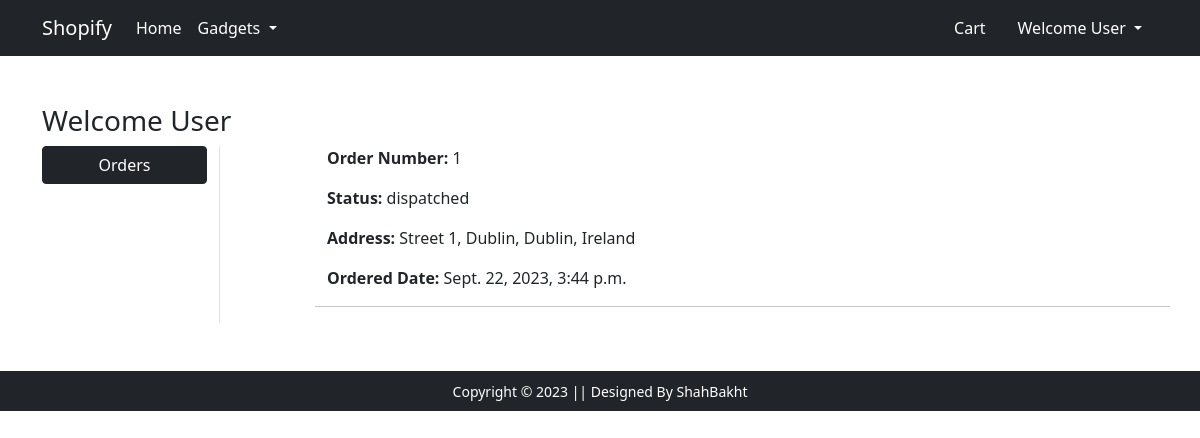
The page /orders (signed in) on the database as committed earlier.
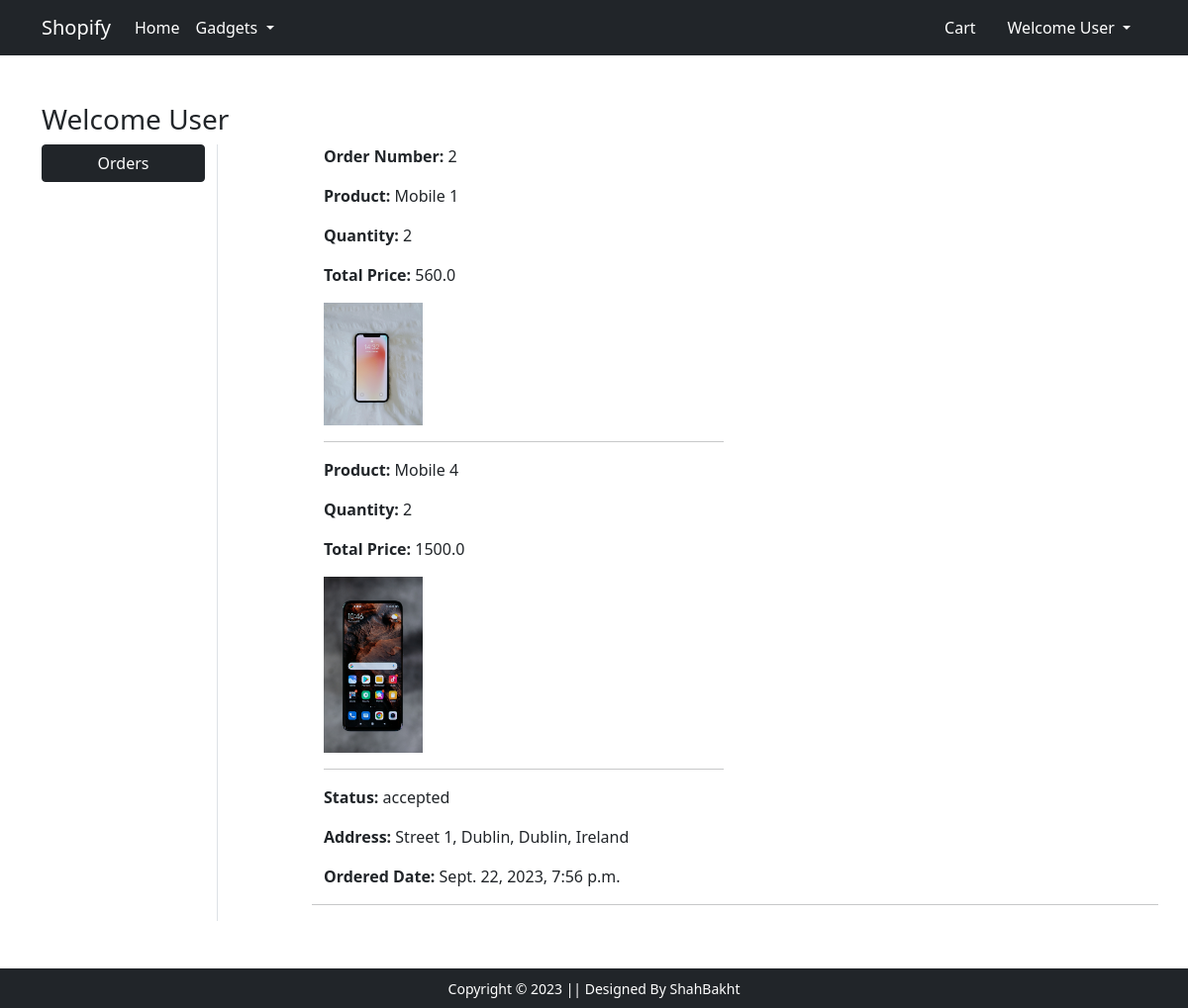
The same page on the database as committed later.
### main/models.py (models this page shows, shortened)
class Order(models.Model):
  user = models.ForeignKey(User, on_delete=models.CASCADE, related_name='orders')
  address = models.ForeignKey(Address, on_delete=models.CASCADE, related_name='orders')
  ordered_date = models.DateTimeField(auto_now_add=True)
  status = models.CharField(max_length=20, choices=STATUS_CHOICES, default='pending')

class Address(models.Model):
  street = models.TextField()
  state = models.CharField(max_length=100)
  city = models.CharField(max_length=100)
  country = models.CharField(max_length=100)
  zip_code = models.CharField(max_length=100)
  phone_number = models.CharField(max_length=20)
  user = models.ForeignKey(User, on_delete=models.CASCADE, related_name='addresses')
  @property
  def formatted_address(self):
    return f"{self.street},  {self.state}, {self.city}, {self.country}"

class Item(models.Model):
  order = models.ForeignKey(Order, on_delete=models.CASCADE, related_name='items')
  product = models.ForeignKey(Product, on_delete=models.CASCADE, related_name='ordered_items')
  quantity = models.IntegerField(default=1)
  @property
  def total_cost(self):
    return self.quantity * self.product.discounted_price

class Product(models.Model):
  title = models.CharField(max_length=100)
  description = models.TextField()
  selling_price = models.FloatField()
  discounted_price = models.FloatField()
  brand = models.CharField(max_length=100)
  category = models.CharField(choices=CATEGORIES, max_length=50)
  product_image = models.ImageField(upload_to='products_images')

### main/views.py (the view)
# urls.py: path('orders', views.orders, name="orders"),
@login_required(login_url='login')
def orders(request):
  orders = request.user.orders.all().order_by('-ordered_date')
  template_name = 'main/orders.html'
  context = {
    'orders': orders
  }
  return render(request, template_name, context)

### main/templates/main/orders.html (shortened to what this page needs)
{% extends 'main/base.html' %}
{% load static %}
{% block main-content %}
<div class="container my-5">
 <div class="row">
 <h3>Welcome {{ request.user.username | capfirst }}</h3>
  <div class="col-sm-2 border-end">
   <ul class="list-unstyled">
    <li class="d-grid"><a href="{% url 'orders' %}" class="btn btn-dark">Orders</a></li>
   </ul>
  </div>
  <div class="col-sm-9 offset-sm-1">
    {% if orders %}
      {% for order in orders %}
        <div class="row">
          <div class="col-sm-6">
            <p><strong>Order Number: </strong> {{order.id}}</p>
            {% for item in order.items.all %}
              <div>
                <p><strong>Product: </strong> {{item.product.title}}</p>
                <p><strong>Quantity: </strong> {{item.quantity}}</p>
                <p><strong>Total Price: </strong> {{item.total_cost}}</p>
                <img src="{{item.product.product_image.url}}" alt="" width="100px">
                <hr>
              </div>
            {% endfor %}
            <p><strong>Status: </strong> {{order.status}}</p>
            <p><strong>Address: </strong> {{order.address.formatted_address}}</p>
            <p><strong>Ordered Date: </strong> {{order.ordered_date}}</p>
          </div>
          <hr>
        </div>
      {% endfor %}
    {% endif %}
  </div>
 </div>
</div>
{% endblock main-content %}

### main/templates/main/base.html (shortened to what this page needs)
<!doctype html>
{% load static %}
<html lang="en">
  <head>
    <link href="https://cdn.jsdelivr.net/npm/bootstrap@5.0.0-beta1/dist/css/bootstrap.min.css" rel="stylesheet">
    <link rel="stylesheet" href="{% static 'main/css/owl.carousel.min.css' %}">
    <link rel="stylesheet" href="{% static 'main/css/all.min.css' %}">
    <link rel="stylesheet" href="{% static 'main/css/style.css' %}">
  </head>
  <body>
    <nav class="navbar navbar-expand-lg navbar-dark bg-dark">
     <div class="container">
       <a class="navbar-brand" href="/">Shopify</a>
       <div class="collapse navbar-collapse" id="navbarSupportedContent">
         <ul class="navbar-nav me-auto mb-2 mb-lg-0">
           <li class="nav-item">
             <a class="nav-link active" aria-current="page" href="/">Home</a>
           </li>
           <li class="nav-item dropdown">
             <a class="nav-link dropdown-toggle text-white" href="#" id="electronicsDropdown" role="button" data-bs-toggle="dropdown" aria-expanded="false">
               Gadgets
             </a>
           </li>
         </ul>
         <div>
          <ul class="navbar-nav me-auto mb-2 mb-lg-0">
          {% if request.user.is_authenticated %}
            <li class="nav-item mx-2">
              <a href="{% url 'shopping_cart' %}" class="nav-link text-white"> Cart </a>
            </li>
            <li class="nav-item dropdown mx-2">
              <a class="nav-link dropdown-toggle text-white" href="#" id="profileDropdown" role="button" data-bs-toggle="dropdown" aria-expanded="false">
                Welcome {{ request.user.username | capfirst }}
              </a>
            </li>
          {% endif %}
          </ul>
         </div>
       </div>
     </div>
    </nav>
    {% block main-content %} {% endblock main-content %}
    <footer class="container-fluid bg-dark text-center p-2 mt-5">
        <small class="text-white">Copyright &copy; 2023 || Designed By ShahBakht</small>
    </footer>
  </body>
</html>

Rows that differ between the two databases and show on the page:
removed Order: id "1", status "dispatched", address.formatted_address "Street 1, Dublin, Dublin, Ireland", ordered_date "Sept. 22, 2023, 3:44 p.m."
added Order: id "2", status "accepted", address.formatted_address "Street 1, Dublin, Dublin, Ireland", ordered_date "Sept. 22, 2023, 7:56 p.m."
added Item: product "Mobile 1", quantity "2", total_cost "560.0", product.product_image (picture)
added Item: product "Mobile 4", quantity "2", total_cost "1500.0", product.product_image (picture)
